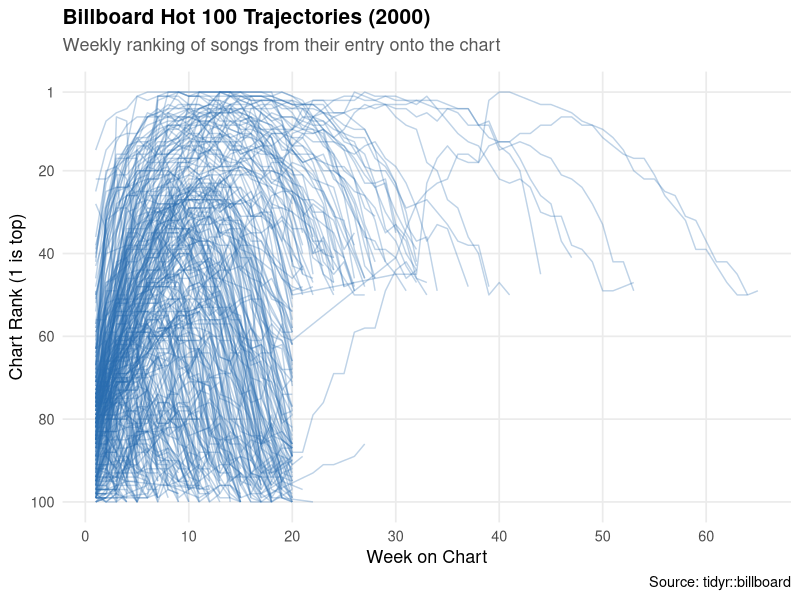

Write R code to recreate this figure.
## ---- chunk 1
#| include: false

library(tidyverse)
## ---- chunk 2
#| echo: false
#| warning: false
#| fig-align: center
#| fig-width: 8
#| fig-height: 5

billboard |>
  pivot_longer(
    cols = starts_with("wk"),
    names_to = "week",
    values_to = "rank",
    names_prefix = "wk",
    names_transform = as.integer,
    values_drop_na = TRUE
  ) |>
  ggplot(aes(x = week, y = rank, group = track)) +
  geom_line(alpha = 0.3, color = "#2b6cb0", linewidth = 0.5) +
  scale_y_reverse(breaks = c(1, 20, 40, 60, 80, 100)) +
  scale_x_continuous(breaks = seq(0, 60, by = 10)) +
  labs(
    title = "Billboard Hot 100 Trajectories (2000)",
    subtitle = "Weekly ranking of songs from their entry onto the chart",
    x = "Week on Chart",
    y = "Chart Rank (1 is top)",
    caption = "Source: tidyr::billboard"
  ) +
  theme_minimal(base_size = 13) +
  theme(
    plot.title = element_text(face = "bold", size = 15),
    plot.subtitle = element_text(color = "grey35", margin = margin(b = 12)),
    panel.grid.minor = element_blank()
  )
